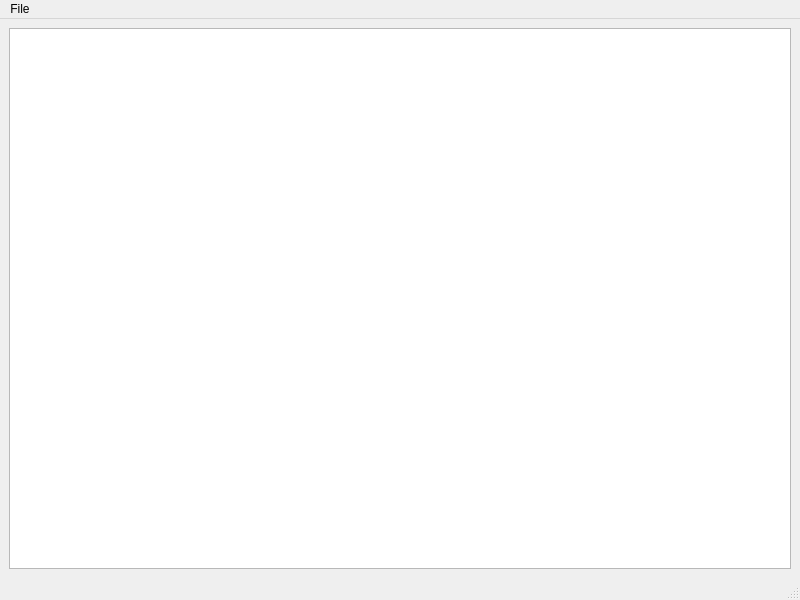
<?xml version="1.0" encoding="UTF-8"?>
<ui version="4.0">
 <class>MainWindow</class>
 <widget class="QMainWindow" name="MainWindow">
  <property name="geometry">
   <rect>
    <x>0</x>
    <y>0</y>
    <width>800</width>
    <height>600</height>
   </rect>
  </property>
  <property name="windowTitle">
   <string>MainWindow</string>
  </property>
  <widget class="QWidget" name="centralwidget">
   <layout class="QGridLayout" name="gridLayout">
    <item row="0" column="0">
     <widget class="QTextEdit" name="textEdit"/>
    </item>
   </layout>
  </widget>
  <widget class="QMenuBar" name="menubar">
   <property name="geometry">
    <rect>
     <x>0</x>
     <y>0</y>
     <width>800</width>
     <height>22</height>
    </rect>
   </property>
   <widget class="QMenu" name="menuFile">
    <property name="title">
     <string>File</string>
    </property>
    <addaction name="actionSave"/>
   </widget>
   <addaction name="menuFile"/>
  </widget>
  <widget class="QStatusBar" name="statusbar"/>
  <action name="actionSave">
   <property name="text">
    <string>Save</string>
   </property>
  </action>
 </widget>
 <resources/>
 <connections/>
</ui>
